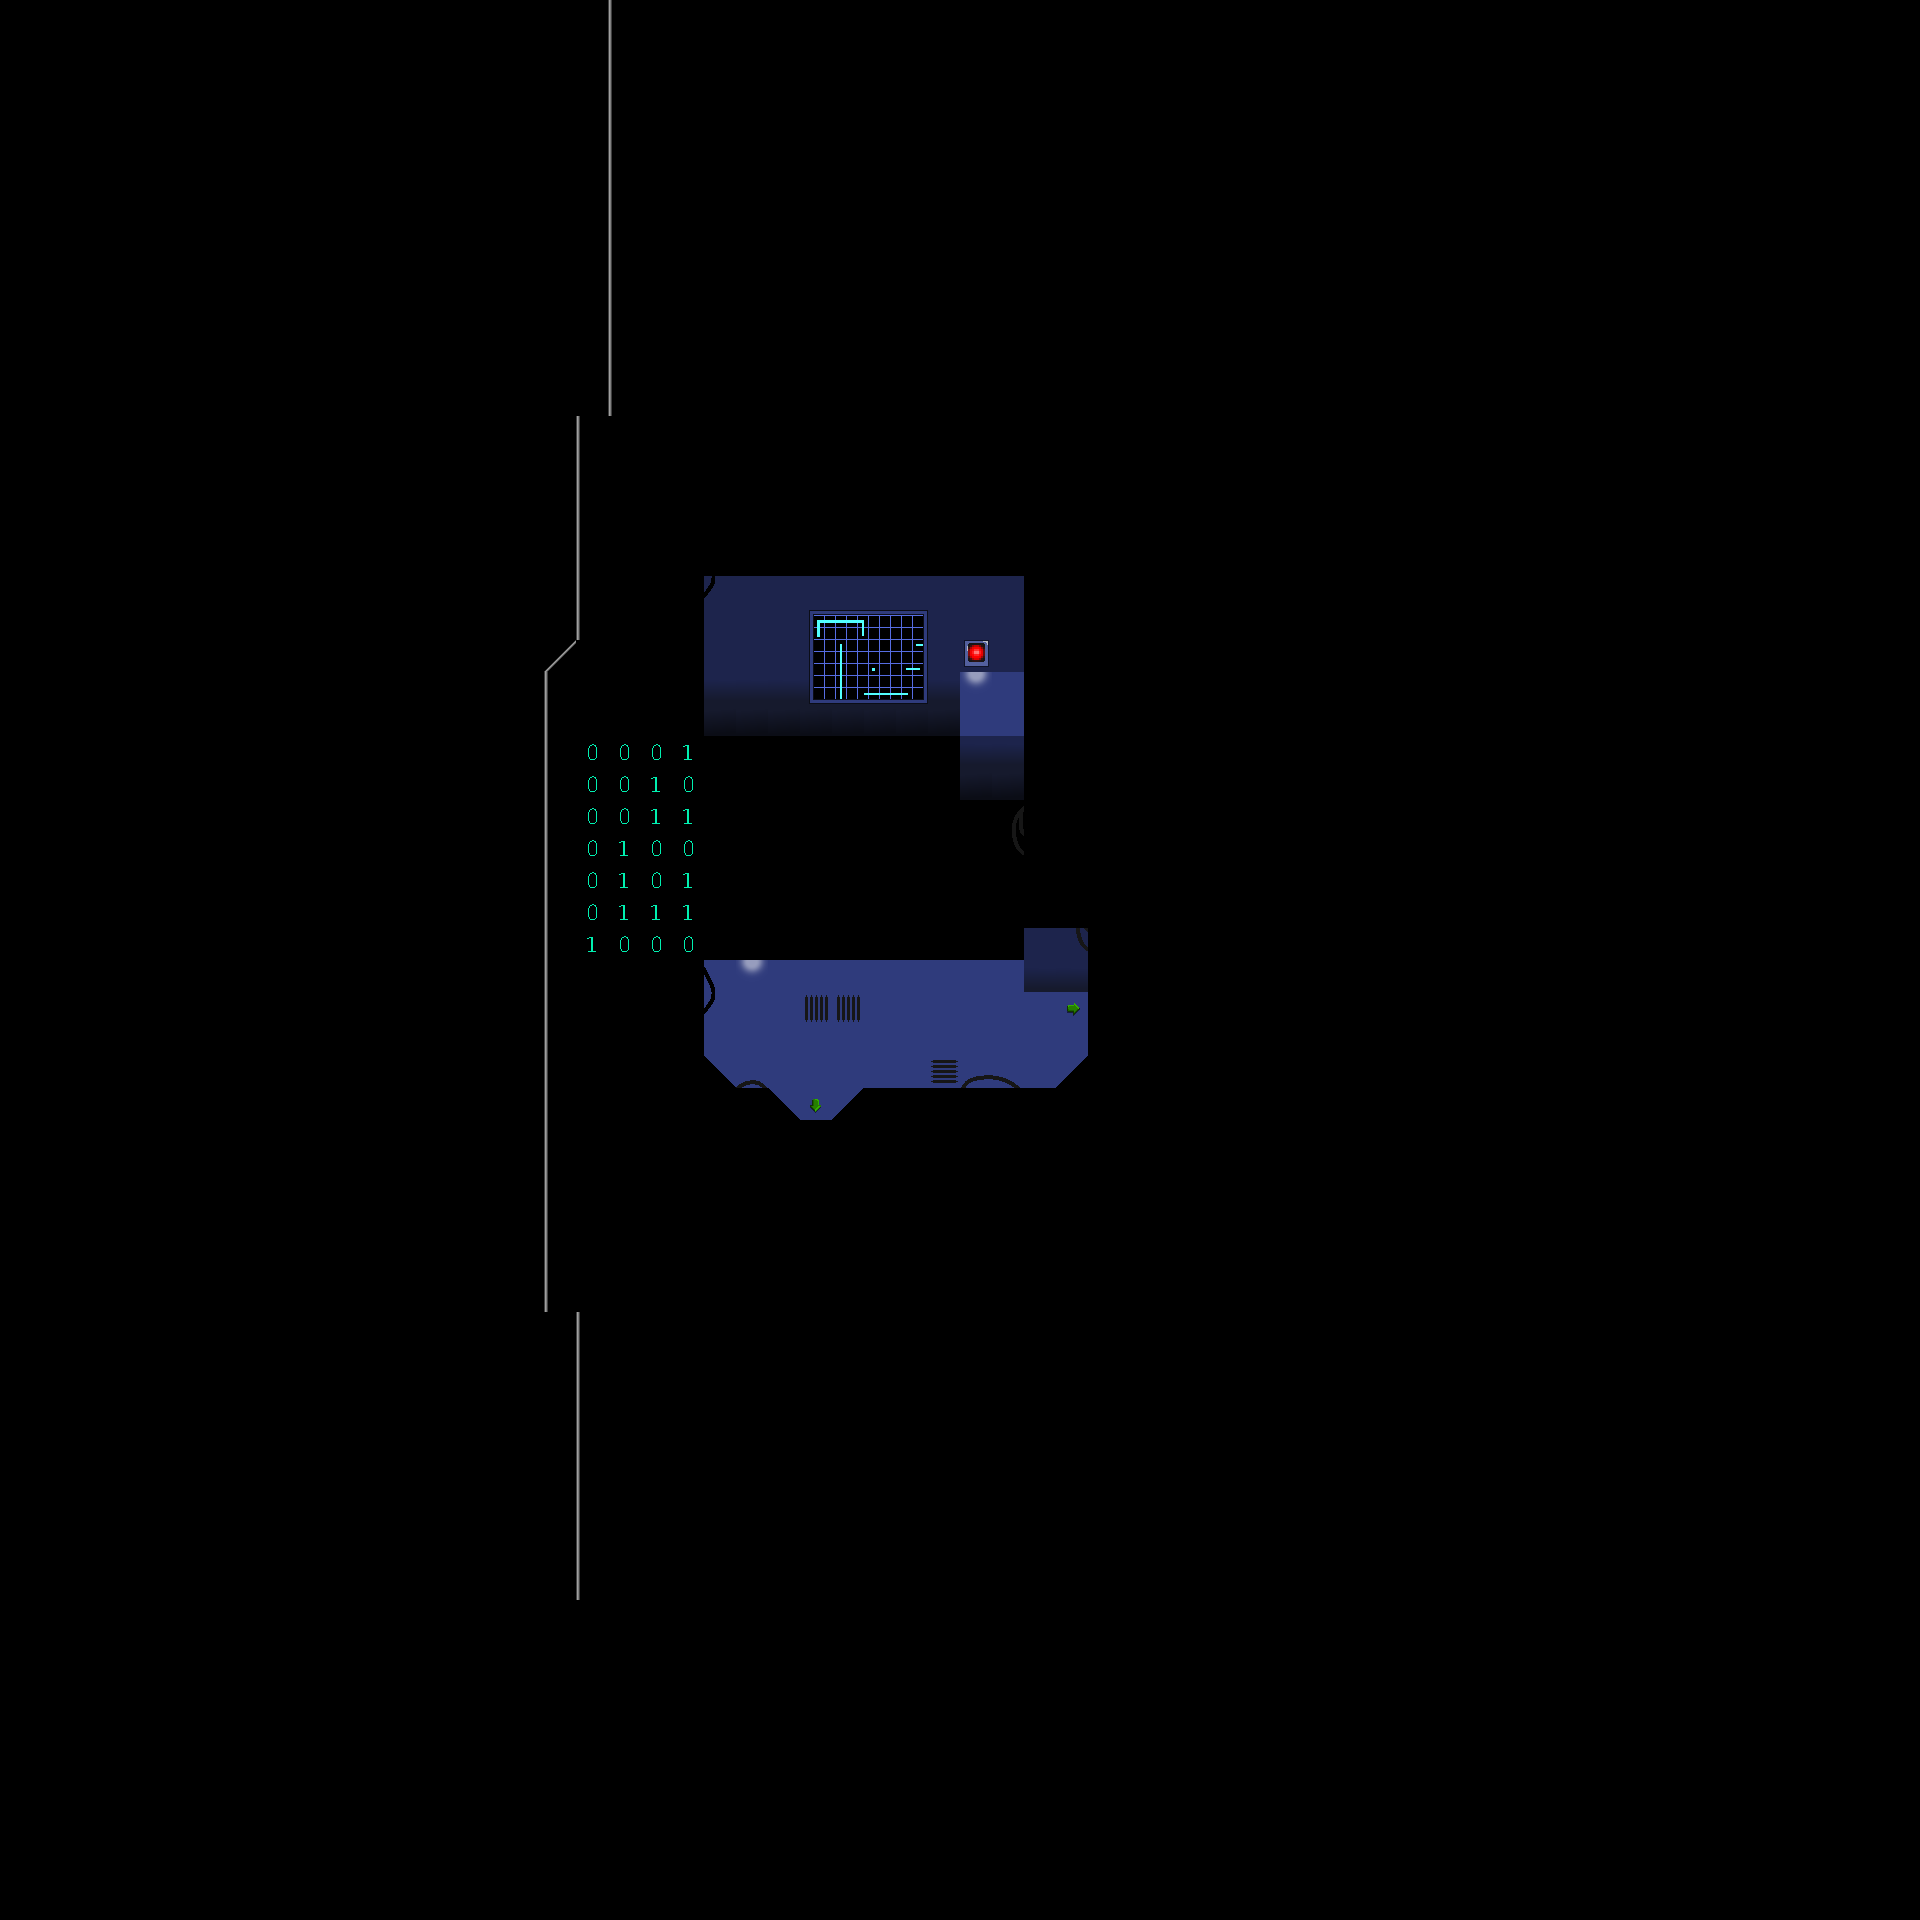

Below is a game level as drawn by its tile map, then a one-line description and the .tmx that defines it (tile-layer data replaced by summaries):
An orthogonal 60x60 tile map with 32x32 px tiles, 5 tile layers (sol1, sol2, objets, plafond, ...).

<map version="1.0" tiledversion="1.1.1" orientation="orthogonal" renderorder="right-down" width="60" height="60" tilewidth="32" tileheight="32" infinite="0" nextobjectid="1">
 <tileset firstgid="1" name="space" tilewidth="32" tileheight="32" tilecount="256" columns="8">
  <image source="tileset.png" width="256" height="1024" />
 </tileset>
 <layer name="sol1" width="60" height="60">
  <data>[3600 cells, 2531 non-empty, 6 distinct tile ids]</data>
 </layer>
 <layer name="sol2" width="60" height="60">
  <data>[3600 cells, 0 non-empty, 0 distinct tile ids]</data>
 </layer>
 <layer name="objets" width="60" height="60">
  <data>[3600 cells, 91 non-empty, 20 distinct tile ids]</data>
 </layer>
 <layer name="plafond" width="60" height="60">
  <data>[3600 cells, 141 non-empty, 15 distinct tile ids]</data>
 </layer>
 <layer name="collisions" width="60" height="60" opacity="0">
  <data>[3600 cells, 117 non-empty, 6 distinct tile ids]</data>
 </layer>
</map>
